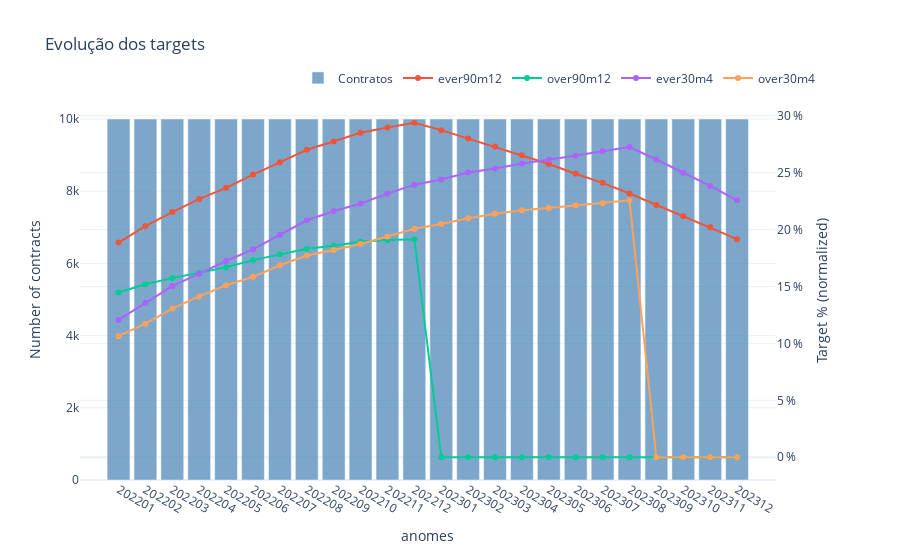

Notebook cell for this chart:
### Code cell
fig = calculadora.plot_targets(
    df,
    target_cols=[
        "ever90m12",
        "over90m12",
        "ever30m4",
        "over30m4",
        ],
    normalize=True,   # exibe porcentagem
    title="Evolução dos targets"
)
fig.show()

### Figure 1 — Plotly figure (JSON) as saved in the notebook; plotly's stock layout.template omitted (floating-point values rounded to 4 significant figures)
{"data": [{"marker": {"color": "steelblue"}, "name": "Contratos", "opacity": 0.7, "type": "bar", "x": ["202201", "202202", "202203", "202204", "202205", "202206", "202207", "202208", "202209", "202210", "202211", "202212", "202301", "202302", "202303", "202304", "202305", "202306", "202307", "202308", "202309", "202310", "202311", "202312"], "xaxis": "x", "y": [10000, 10000, 10000, 10000, 10000, 10000, 10000, 10000, 10000, 10000, 10000, 10000, 10000, 10000, 10000, 10000, 10000, 10000, 10000, 10000, 10000, 10000, 10000, 10000], "yaxis": "y"}, {"mode": "lines+markers", "name": "ever90m12", "type": "scatter", "x": ["202201", "202202", "202203", "202204", "202205", "202206", "202207", "202208", "202209", "202210", "202211", "202212", "202301", "202302", "202303", "202304", "202305", "202306", "202307", "202308", "202309", "202310", "202311", "202312"], "xaxis": "x", "y": [18.86, 20.31, 21.54, 22.7, 23.67, 24.84, 25.91, 27.02, 27.75, 28.51, 28.98, 29.39, 28.74, 28.0, 27.3, 26.54, 25.76, 24.91, 24.11, 23.17, 22.17, 21.18, 20.22, 19.16], "yaxis": "y2"}, {"mode": "lines+markers", "name": "over90m12", "type": "scatter", "x": ["202201", "202202", "202203", "202204", "202205", "202206", "202207", "202208", "202209", "202210", "202211", "202212", "202301", "202302", "202303", "202304", "202305", "202306", "202307", "202308", "202309", "202310", "202311", "202312"], "xaxis": "x", "y": [14.47, 15.2, 15.74, 16.2, 16.69, 17.32, 17.84, 18.31, 18.58, 18.93, 19.08, 19.16, 0.0, 0.0, 0.0, 0.0, 0.0, 0.0, 0.0, 0.0, 0.0, 0.0, 0.0, 0.0], "yaxis": "y2"}, {"mode": "lines+markers", "name": "ever30m4", "type": "scatter", "x": ["202201", "202202", "202203", "202204", "202205", "202206", "202207", "202208", "202209", "202210", "202211", "202212", "202301", "202302", "202303", "202304", "202305", "202306", "202307", "202308", "202309", "202310", "202311", "202312"], "xaxis": "x", "y": [12.07, 13.57, 15.04, 16.13, 17.24, 18.26, 19.54, 20.82, 21.61, 22.3, 23.16, 23.95, 24.41, 25.02, 25.38, 25.81, 26.14, 26.5, 26.9, 27.25, 26.16, 25.0, 23.84, 22.57], "yaxis": "y2"}, {"mode": "lines+markers", "name": "over30m4", "type": "scatter", "x": ["202201", "202202", "202203", "202204", "202205", "202206", "202207", "202208", "202209", "202210", "202211", "202212", "202301", "202302", "202303", "202304", "202305", "202306", "202307", "202308", "202309", "202310", "202311", "202312"], "xaxis": "x", "y": [10.64, 11.74, 13.06, 14.13, 15.11, 15.85, 16.87, 17.72, 18.21, 18.73, 19.39, 20.07, 20.5, 20.99, 21.4, 21.71, 21.9, 22.13, 22.32, 22.57, 0.0, 0.0, 0.0, 0.0], "yaxis": "y2"}], "layout": {"bargap": 0.15, "legend": {"orientation": "h", "x": 1, "xanchor": "right", "y": 1.02, "yanchor": "bottom"}, "title": {"text": "Evolução dos targets"}, "xaxis": {"anchor": "y", "domain": [0, 0.94], "title": {"text": "anomes"}}, "yaxis": {"anchor": "x", "domain": [0, 1], "title": {"text": "Number of contracts"}}, "yaxis2": {"anchor": "x", "overlaying": "y", "side": "right", "ticksuffix": " %", "title": {"text": "Target % (normalized)"}}}}
